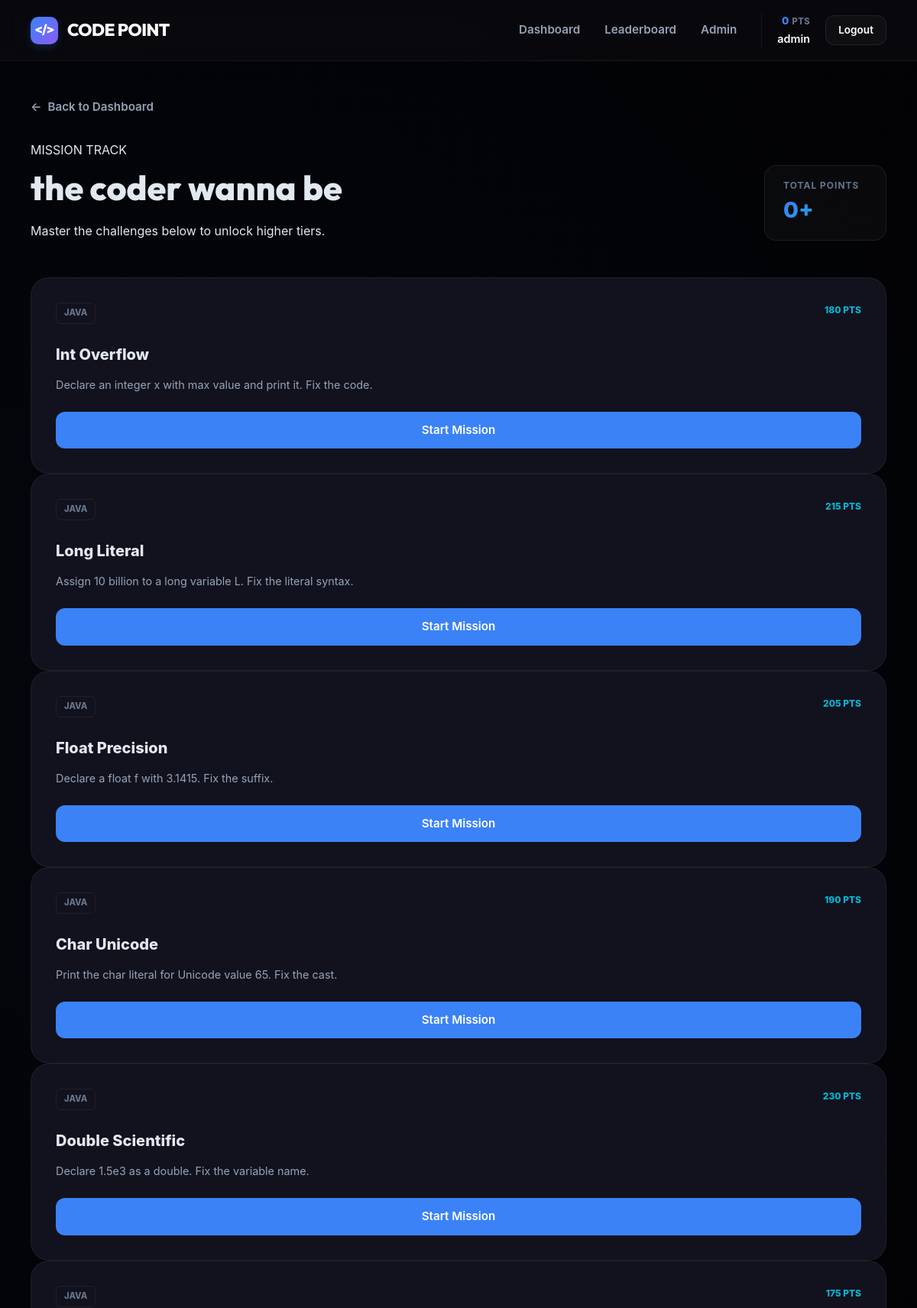
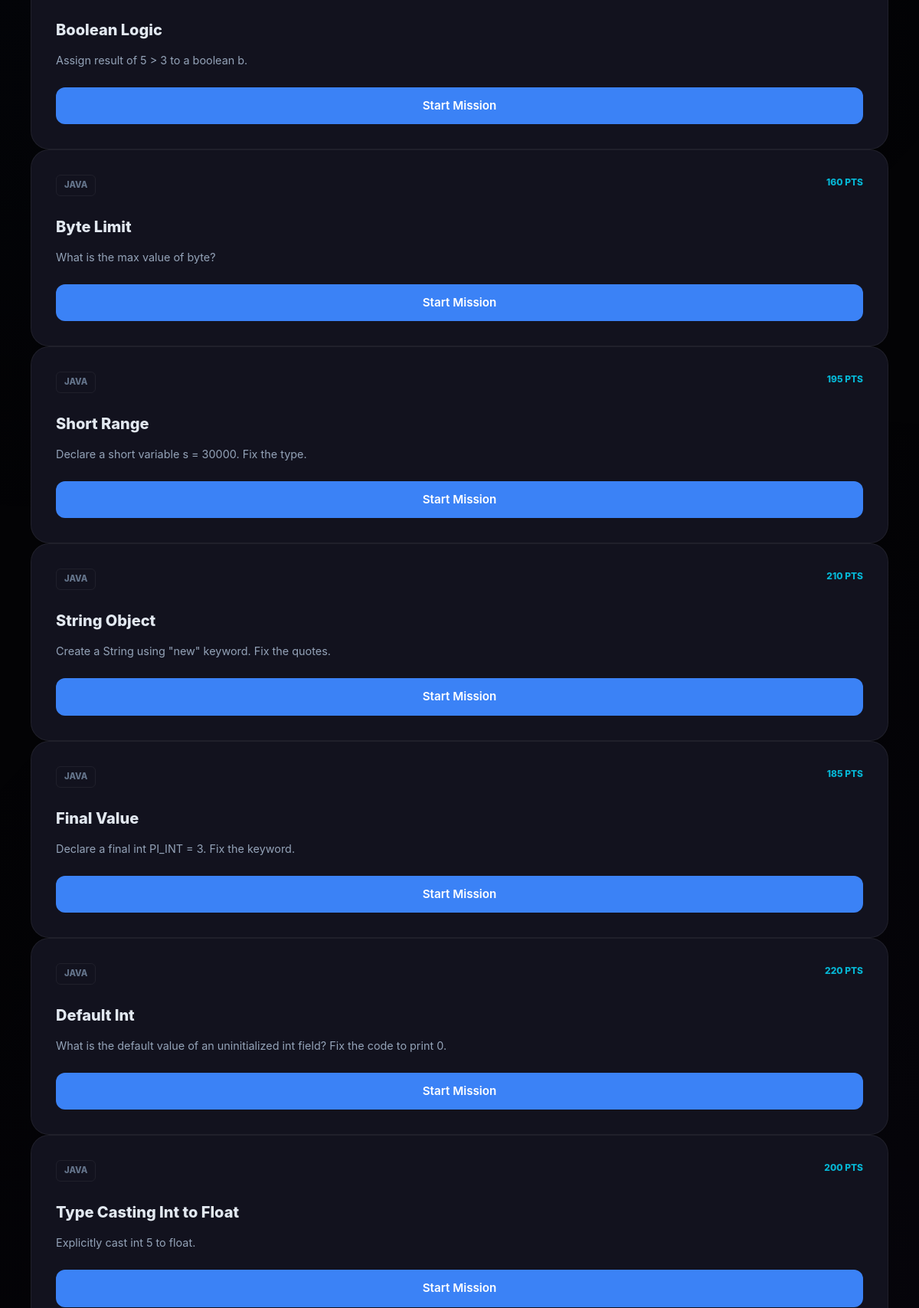
Page /pages/level.php?id=1 (signed in, upper part) on the committed database (2 pictures, top to bottom).
### tables this page shows
CREATE TABLE levels (
    id INT AUTO_INCREMENT PRIMARY KEY,
    name VARCHAR(100) NOT NULL,
    required_points INT DEFAULT 0,
    display_order INT DEFAULT 1,
    created_at TIMESTAMP DEFAULT CURRENT_TIMESTAMP
);

CREATE TABLE questions (
    id INT AUTO_INCREMENT PRIMARY KEY,
    level_id INT NOT NULL,
    title VARCHAR(255) NOT NULL,
    description TEXT NOT NULL,
    code_snippet TEXT,
    expected_answer TEXT NOT NULL,
    expected_output TEXT,
    type ENUM('fix-code', 'write-code', 'sql-query') DEFAULT 'fix-code',
    points INT DEFAULT 100,
    language VARCHAR(50) DEFAULT 'java',
    created_at TIMESTAMP DEFAULT CURRENT_TIMESTAMP,
    FOREIGN KEY (level_id) REFERENCES levels(id) ON DELETE CASCADE
);

### includes/db.php (called while the page is built, shortened)
<?php
require_once 'config.php';
class Database {
    private $conn;
    private static $instance = null;
    private function __construct() {
        try {
            $dsn = "mysql:host=" . DB_HOST . ";dbname=" . DB_NAME . ";port=" . DB_PORT . ";charset=utf8mb4";
            $this->conn = new PDO(
                $dsn,
                DB_USER,
                DB_PASS,
                [
                    PDO::ATTR_ERRMODE => PDO::ERRMODE_EXCEPTION,
                    PDO::ATTR_DEFAULT_FETCH_MODE => PDO::FETCH_ASSOC,
                    PDO::ATTR_EMULATE_PREPARES => false
                ]
            );
            $this->initTables();
        } catch (PDOException $e) {
            die("Database connection failed: " . $e->getMessage());
        }
    }
    public static function getInstance() {
        if (self::$instance === null) {
            self::$instance = new self();
        }
        return self::$instance;
    }
    public function query($sql, $params = []) {
        $stmt = $this->conn->prepare($sql);
        $stmt->execute($params);
        return $stmt;
    }
    public function fetch($sql, $params = []) {
        return $this->query($sql, $params)->fetch();
    }
    public function fetchAll($sql, $params = []) {
        return $this->query($sql, $params)->fetchAll();
    }
    private function initTables() {
        $check = $this->fetch("SHOW TABLES LIKE 'users'");
    }
}
$db = Database::getInstance();
?>

### includes/config.php (called while the page is built, shortened)
<?php
function sanitize($data) {
    return htmlspecialchars(trim($data), ENT_QUOTES, 'UTF-8', false);
}
?>

### pages/level.php (the view, shortened to what this page needs)
<?php
require_once '../includes/db.php';
$levelId = isset($_GET['id']) ? (int)$_GET['id'] : 0;
$userId = $_SESSION['user_id'];
$level = $db->fetch("SELECT * FROM levels WHERE id = ?", [$levelId]);
$questions = $db->fetchAll(
    "SELECT q.*, (SELECT id FROM user_progress WHERE user_id = ? AND question_id = q.id) as completed
     FROM questions q
     WHERE q.level_id = ?
     ORDER BY q.id ASC",
    [$userId, $levelId]
);
require_once '../includes/header.php';
?>
<div class="dashboard scale-in">
    <div class="dashboard-v2">
        <div class="back-btn">
            <a href="dashboard.php" class="nav-link" style="display: flex; align-items: center; gap: 8px;">
                <span>←</span> Back to Dashboard
            </a>
        </div>
        <div class="dashboard-header">
            <div class="user-welcome">
                <span class="premium-badge">MISSION TRACK</span>
                <h1><?php echo sanitize($level['name']); ?></h1>
                <p class="text-muted">Master the challenges below to unlock higher tiers.</p>
            </div>
            <div class="stat-v-card">
                <span class="stat-v-label">Total Points</span>
                <span class="stat-v-value gradient-text"><?php echo number_format($level['required_points']); ?>+</span>
            </div>
        </div>
        <div class="questions-grid">
            <?php foreach ($questions as $index => $q):
                $isCompleted = !empty($q['completed']);
            ?>
                <div class="question-v-card animate-fade-in <?php echo $isCompleted ? 'completed' : ''; ?>" style="animation-delay: <?php echo ($index * 0.08); ?>s">
                    <div class="q-header">
                        <span class="q-lang-badge"><?php echo strtoupper($q['language']); ?></span>
                        <span class="q-pts-badge"><?php echo $q['points']; ?> PTS</span>
                    </div>
                    <h3 class="q-title">
                        <?php echo sanitize($q['title']); ?>
                    </h3>
                    <p class="q-desc"><?php echo sanitize(substr($q['description'], 0, 100)) . (strlen($q['description']) > 100 ? '...' : ''); ?></p>
                    <div class="q-footer">
                        <a href="challenge.php?id=<?php echo $q['id']; ?>" class="btn <?php echo $isCompleted ? 'btn-glass' : 'btn-primary'; ?> btn-block">
                            <?php echo $isCompleted ? 'Review Challenge' : 'Start Mission'; ?>
                        </a>
                    </div>
                </div>
            <?php endforeach; ?>
        </div>
    </div>
</div>
<?php require_once '../includes/footer.php'; ?>

### assets/css/style.css (style rules this page uses)
:root { --bg-primary: #030305; --bg-secondary: #0a0a0f; --bg-card: #12121e; --bg-header: rgba(10, 10, 15, 0.85); --text-primary: #e2e8f0; --text-secondary: #94a3b8; --text-muted: #64748b; --text-active: #ffffff; --primary: #3b82f6; --primary-glow: rgba(59, 130, 246, 0.2); --secondary: #8b5cf6; --accent: #06b6d4; --success: #10b981; --success-glow: rgba(16, 185, 129, 0.2); --error: #ef4444; --warning: #f59e0b; --border-color: rgba(255, 255, 255, 0.06); --glass-bg: rgba(255, 255, 255, 0.03); --glass-border: rgba(255, 255, 255, 0.08); --shadow-sm: 0 4px 6px -1px rgba(0, 0, 0, 0.1); --shadow-lg: 0 20px 25px -5px rgba(0, 0, 0, 0.2); --transition: all 0.3s cubic-bezier(0.4, 0, 0.2, 1); }
* { margin: 0; padding: 0; box-sizing: border-box; }
body { font-family: 'Geist', 'Inter', -apple-system, sans-serif; background: var(--bg-primary); color: var(--text-primary); min-height: 100vh; line-height: 1.6; overflow-x: hidden; -webkit-font-smoothing: antialiased; }
body::before { content: ''; position: fixed; top: 0; left: 0; width: 100%; height: 100%; background: radial-gradient(circle at 10% 20%, rgba(59, 130, 246, 0.03) 0%, transparent 40%), radial-gradient(circle at 90% 80%, rgba(139, 92, 246, 0.03) 0%, transparent 40%); z-index: -1; pointer-events: none; }
.nav-link { color: var(--text-secondary); text-decoration: none; font-size: 0.95rem; font-weight: 600; transition: var(--transition); }
.btn { display: inline-flex; align-items: center; justify-content: center; gap: 10px; padding: 12px 24px; border-radius: 12px; font-weight: 600; font-size: 0.95rem; cursor: pointer; border: none; transition: var(--transition); text-decoration: none; }
.btn-primary { background: var(--primary); color: white; }
.btn-block { width: 100%; }
.dashboard { max-width: 1400px; margin: 0 auto; padding: 48px 40px; }
.dashboard-header { display: flex; justify-content: space-between; align-items: flex-end; margin-bottom: 48px; flex-wrap: wrap; gap: 24px; }
.user-welcome h1 { font-family: 'Outfit', sans-serif; font-size: 2.8rem; font-weight: 800; margin-bottom: 8px; }
.stat-v-card { display: flex; flex-direction: column; padding: 16px 24px; background: var(--glass-bg); border: 1px solid var(--glass-border); border-radius: 16px; min-width: 160px; }
.stat-v-label { font-size: 0.75rem; font-weight: 700; color: var(--text-muted); text-transform: uppercase; letter-spacing: 1px; }
.stat-v-value { font-size: 1.8rem; font-weight: 800; color: #fff; }
.gradient-text { background: linear-gradient(135deg, var(--primary), var(--accent)); -webkit-background-clip: text; background-clip: text; -webkit-text-fill-color: transparent; }
.animate-fade-in { animation: fadeIn 0.5s ease-out forwards; }
.dashboard-v2 { max-width: 1400px; margin: 0 auto; }
.back-btn { margin-bottom: 32px; }

### pages/level.php (style rules this page uses)
.question-v-card { background: var(--bg-card); border: 1px solid var(--border-color); border-radius: 24px; padding: 32px; position: relative; overflow: hidden; transition: var(--transition); display: flex; flex-direction: column; }
.q-header { display: flex; justify-content: space-between; margin-bottom: 24px; }
.q-lang-badge { font-size: 0.7rem; font-weight: 800; color: var(--text-muted); border: 1px solid var(--border-color); padding: 4px 10px; border-radius: 6px; }
.q-pts-badge { font-size: 0.75rem; font-weight: 800; color: var(--accent); }
.q-title { font-size: 1.25rem; font-weight: 800; margin-bottom: 12px; display: flex; align-items: center; gap: 8px; }
.q-desc { color: var(--text-secondary); font-size: 0.9rem; margin-bottom: 24px; flex: 1; }

### rows in the picture
levels: name "the coder wanna be", required_points "0"
questions: language "JAVA", points "180", title "Int Overflow", description "Declare an integer x with max value and print it. Fix the code."
questions: language "JAVA", points "215", title "Long Literal", description "Assign 10 billion to a long variable L. Fix the literal syntax."
questions: language "JAVA", points "205", title "Float Precision", description "Declare a float f with 3.1415. Fix the suffix."
questions: language "JAVA", points "190", title "Char Unicode", description "Print the char literal for Unicode value 65. Fix the cast."
questions: language "JAVA", points "230", title "Double Scientific", description "Declare 1.5e3 as a double. Fix the variable name."
questions: language "JAVA", points "175", title "Boolean Logic", description "Assign result of 5 > 3 to a boolean b."
questions: language "JAVA", points "160", title "Byte Limit", description "What is the max value of byte?"
questions: language "JAVA", points "195", title "Short Range", description "Declare a short variable s = 30000. Fix the type."
questions: language "JAVA", points "210", title "String Object", description "Create a String using \"new\" keyword. Fix the quotes."
questions: language "JAVA", points "185", title "Final Value", description "Declare a final int PI_INT = 3. Fix the keyword."
questions: language "JAVA", points "220", title "Default Int", description "What is the default value of an uninitialized int field? Fix the code to print 0."
questions: language "JAVA", points "200", title "Type Casting Int to Float", description "Explicitly cast int 5 to float."

### other values in the picture
$_SESSION['total_points'] "0"
$_SESSION['username'] "admin"
